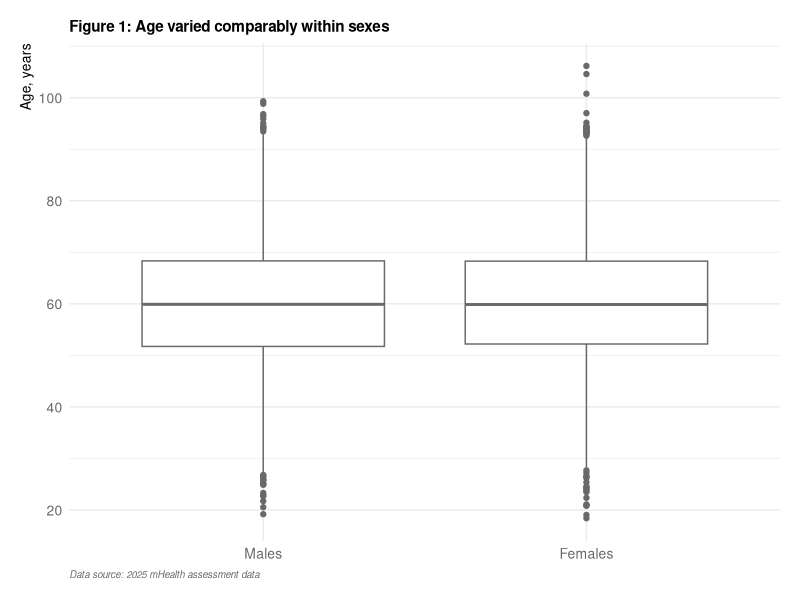
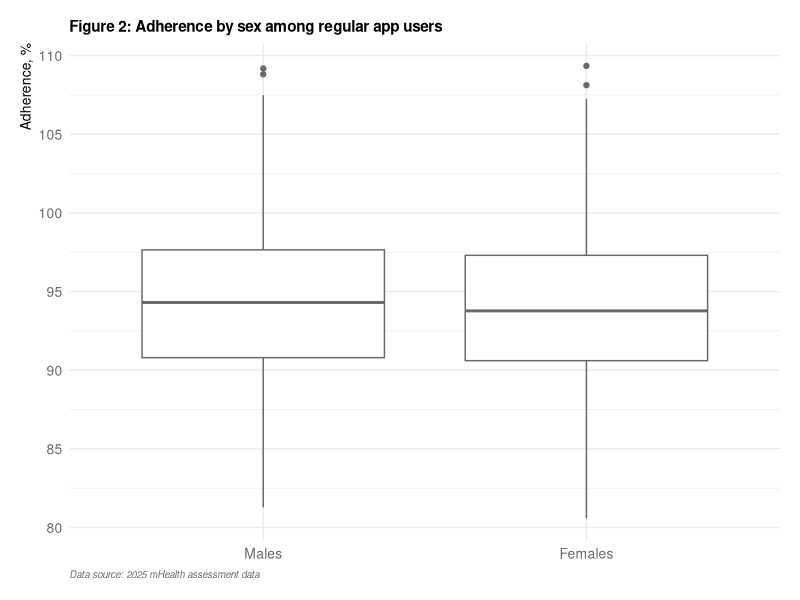
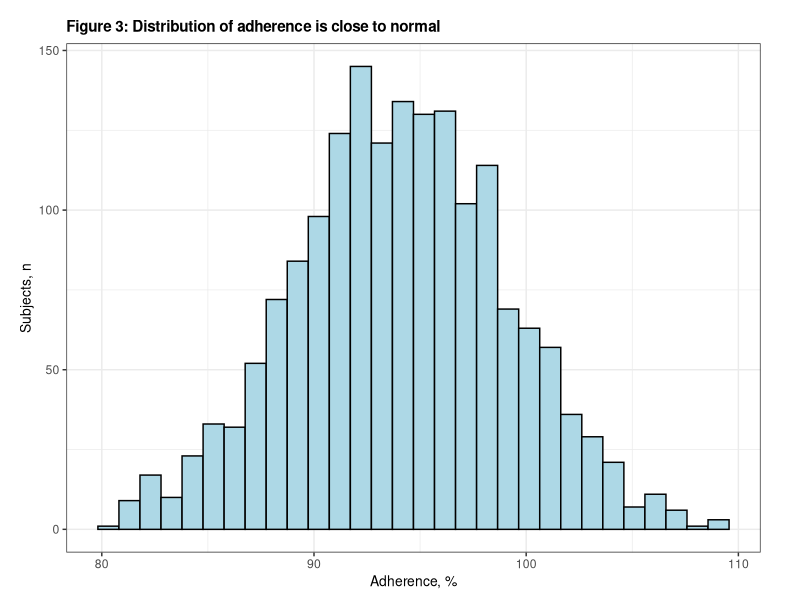
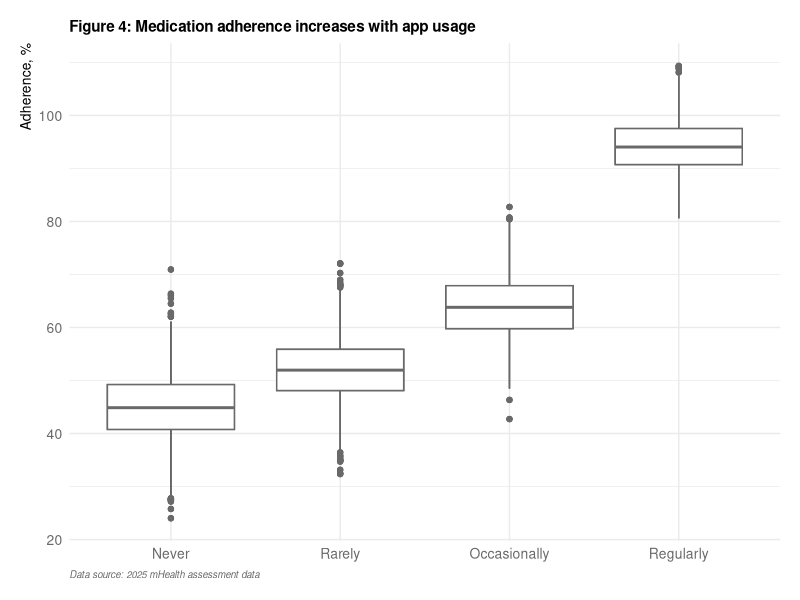
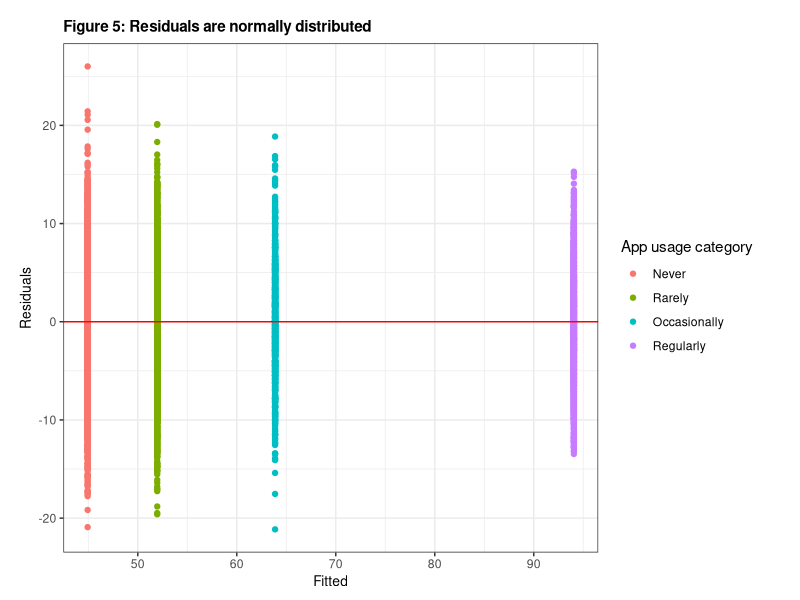
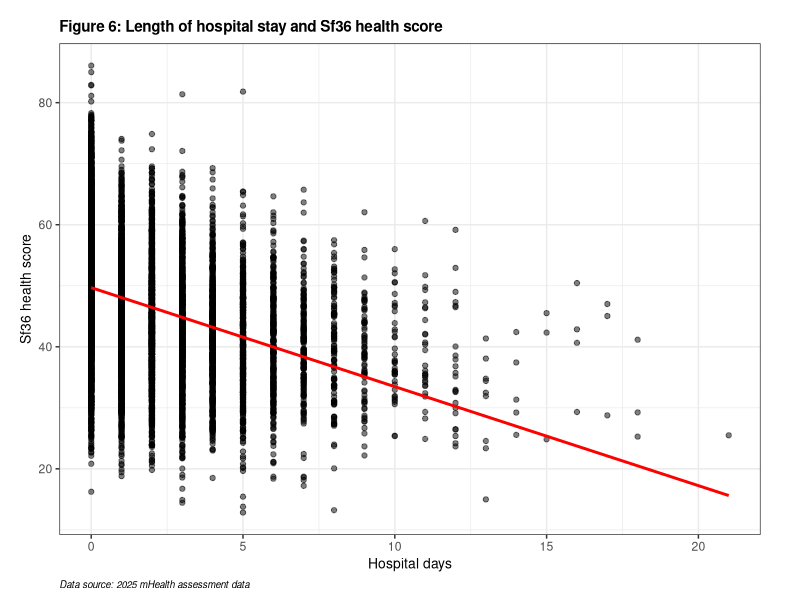
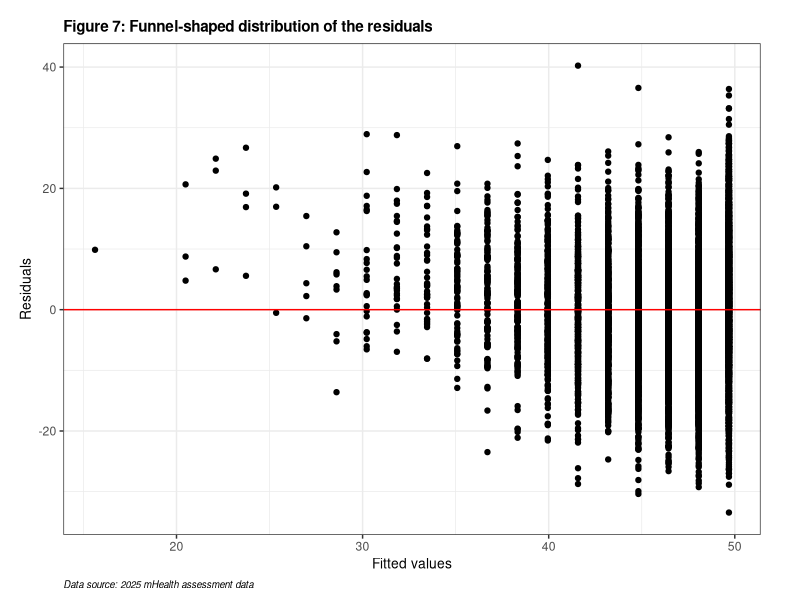
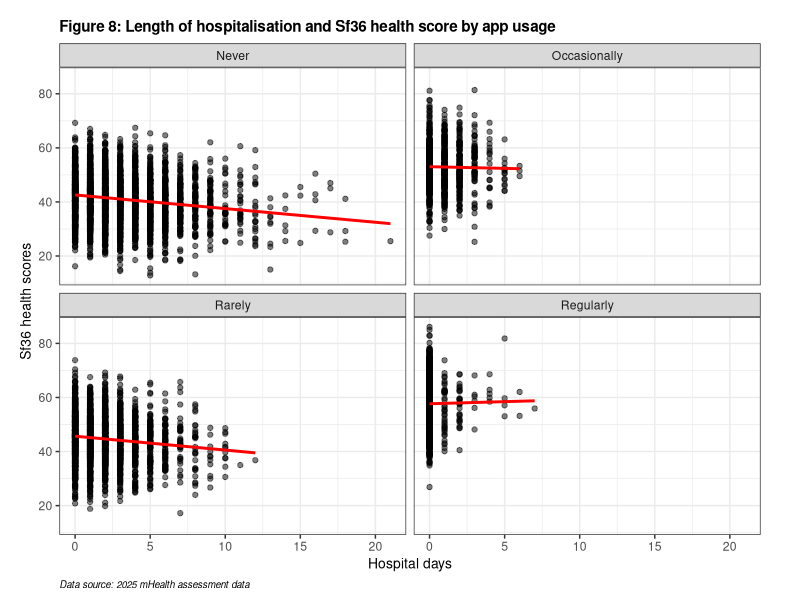

Here is the R script that generated these plots, in order:
## ---- chunk 1
knitr::opts_chunk$set(echo = FALSE, message = FALSE, warning = FALSE)
## ---- chunk 2

library(tidyverse)
library(here)
library(car)
library(kableExtra)
library(emmeans)

## ---- chunk 3

mhealth_data <- read.csv(here("data/mHealth_assessmentdata_2025.csv"))

## ---- chunk 4

# Overall age stats
age_stats <- mhealth_data %>% 
  summarise(Mean = round(mean(age, 1)), 
            SD = round(sd(age), 1), 
            range = round(range(age), 1))


# Age stats by sex 
age_stats_by_sex <- mhealth_data %>% 
  group_by(sex) %>% 
  summarise(Mean = round(mean(age), 1), 
            SD = round(sd(age), 1), 
            n = n())


# These variables are used later in the text
n_males <- age_stats_by_sex %>% 
  filter(sex == "M") %>% 
  pull(n)


n_females <- age_stats_by_sex %>% 
  filter(sex == "F") %>% 
  pull(n)


n_total <- n_males + n_females


# Preparing the graph
theme_color = "dimgray"
font_size = 10
caption <- "Data source: 2025 mHealth assessment data"


# Reusable custom settings for box-plots
boxplot_theme_settings <- theme_minimal() +
  theme(
    plot.title = element_text(face = "bold", 
                              size = 11),
    plot.subtitle = element_text(size = font_size),
    axis.title.y = element_text(hjust = 1, 
                                size = font_size),
    axis.title.x = element_blank(),
    axis.text = element_text(color = theme_color, 
                             size = font_size),
    plot.caption = element_text(face = "italic", 
                                color = theme_color, 
                                hjust = 0, 
                                size = 7),
    plot.margin = margin(0.5, 0.5, 0.5, 0.5, "cm"),
    panel.grid.y = element_blank()
    )


# Reusable custom settings for other plots
plot_theme_settings <- theme_bw() +
  theme(
    plot.title = element_text(face = "bold", 
                              size = 11),
    axis.title.y = element_text(size = font_size), 
    axis.title.x = element_text(size = font_size), 
    plot.margin = margin(0.5, 1, 0.25, 0.5, "cm"),
    plot.caption = element_text(face = "italic", 
                                hjust = 0, 
                                size = 7)
    )


p_age_variance <- mhealth_data %>% 
  ggplot(aes(x = factor(sex, level = c("M", "F")), 
             y = age)) +
  geom_boxplot(color = theme_color) + 
  scale_x_discrete(labels = c("Males", "Females")) +
  scale_y_continuous(breaks = seq(0, 100, 20)) +
  labs(title = "Figure 1: Age varied comparably within sexes",
       y = "Age, years", 
       caption = caption) + boxplot_theme_settings


## ---- chunk 5

# Preparing the summary table 

age <- age_stats_by_sex %>% 
  arrange(Mean) %>% 
  mutate(
    Age = paste(Mean, "\u00b1", SD)) %>% 
  select(sex, Age) %>% 
  pivot_wider(names_from = sex, 
              values_from = Age) %>% 
  bind_cols(" " = "Age (Mean \u00b1 SD)") %>% 
  select(" ", M, F)


condition <- mhealth_data %>% 
  group_by(sex, condition) %>% 
  summarise(n = n(), .groups = "drop") %>% 
  pivot_wider(names_from = sex, 
              values_from = n) %>% 
  mutate(across(where(is.integer), as.character)) %>% 
  rename(" " = condition)


demography <- bind_rows(age, 
                        c(" " = "Condition (n)", M = " ", F = " "), 
                        condition)


new_names <- c(" ", 
               paste0("Males (n = ", n_males, ")"), 
               paste0("Females (n = ", n_females, ")")
               )


colnames(demography) <- new_names


t_demography <- demography %>% 
  kable(caption = "Demographic characteristics of the study participants", 
        format = "latex", 
        booktabs = TRUE, 
        align = c("l", "c", "c")) %>% 
  kable_styling(latex_options = "hold_position") %>% 
  column_spec(1, width = "2.5in") %>% 
  column_spec(2, width = "1.75in") %>%
  column_spec(3, width = "1.75in") %>% 
  add_indent(c(3:5)) %>% 
  footnote("SD - standard deviation")

## ---- chunk 6

# Contingency table and chi-square test
contingency_table <- as.data.frame.matrix(
  table(
    mhealth_data$condition, 
    mhealth_data$mHealth_app_usage
    )
  )


t_contingency_table <- contingency_table %>%
  kable(
    caption = "Subjects by condition and mHealth app usage",
    format = "latex",
    booktabs = TRUE,
    align = c(rep("c", 4))
  ) %>%
  kable_styling(latex_options = "hold_position") %>%
  column_spec(1,   width = "2in") %>% 
  column_spec(2:5, width = "1in")


chisq <- chisq.test(contingency_table)


# Adherence data
adherence <- mhealth_data %>% 
  mutate(mHealth_app_usage = factor(mHealth_app_usage, levels = c(
    "Never", "Rarely", "Occasionally", "Regularly")),
    sex = factor(sex, levels = c("M", "F")))


# Adherence among regular users data
adherence_regular <- adherence %>% 
  filter(mHealth_app_usage == "Regularly")


adherence_stats <- adherence_regular %>%
  group_by(sex) %>% 
  summarise(
    mean    = round(mean(medication_adherence), 1), 
    sd      = round(sd(medication_adherence), 1),
    .groups = "drop"
    )


# Box-plot for testing homogeneity of variance
p_adherence_regular_boxplot <- adherence_regular %>% 
  ggplot(aes(x = sex, 
             y = medication_adherence)) +
  geom_boxplot(color = theme_color) + 
  scale_x_discrete(labels = c("Males", "Females")) +
  scale_y_continuous(breaks = seq(80, 110, 5)) +
  labs(title = "Figure 2: Adherence by sex among regular app users",
       y = "Adherence, %", 
       caption = caption) + 
  boxplot_theme_settings


# Histogram
p_adherence_regular_hist <- adherence_regular %>% 
  ggplot(aes(x = medication_adherence)) +
  geom_histogram(bins = 30, 
                 color = "black", 
                 fill = "lightblue") +          
  labs(title = "Figure 3: Distribution of adherence is close to normal", 
       x = "Adherence, %", 
       y = "Subjects, n") + 
  plot_theme_settings

## ---- chunk 7

# Adherence stats
t_adherence_all <- adherence %>%
  group_by(mHealth_app_usage) %>%
  summarise(Mean = round(mean(medication_adherence), 1),
            SD = round(sd(medication_adherence), 1)
            ) %>%
  rename("mHealth usage category" = mHealth_app_usage) %>%
  kable(
    caption = "Demographic characteristics of the study participants",
    format = "latex",
    booktabs = TRUE,
    align = c("l", "c", "c", "c")
  ) %>%
  kable_styling(latex_options = "hold_position") %>%
  column_spec(1, width = "2.8in") %>% 
  column_spec(2:3, width = "1.6in") %>%
  footnote("SD - standard deviation")


# Adherence by app usage boxplot
p_adherence_all_boxplot <- adherence %>%
  ggplot(aes(x = mHealth_app_usage, y = medication_adherence)) +
  
  geom_boxplot() + 
  geom_boxplot(color = theme_color) + 
  
  labs(title = "Figure 4: Medication adherence increases with app usage",
       y = "Adherence, %", caption = caption) + 
  boxplot_theme_settings

## ---- chunk 8
ANOVA1 <- aov(medication_adherence ~ mHealth_app_usage, data = mhealth_data)
## ---- chunk 9

model <- tibble(
  fitted = fitted(ANOVA1),
  residuals = resid(ANOVA1),
  category = adherence$mHealth_app_usage
)


p_res_normality <- ggplot(model, aes(fitted, residuals, colour = category)) +
  geom_point() + geom_hline(aes(yintercept = 0), color = "red") +
  labs(
    title = "Figure 5: Residuals are normally distributed",
    x = "Fitted",
    y = "Residuals",
    color = "App usage category"
  ) +
  plot_theme_settings

## ---- chunk 10

p_scatter <- mhealth_data %>% 
  ggplot(aes(x = hospital_days, y = sf36_score)) +
  geom_point(alpha = 0.5) + 
  geom_smooth(method = lm, color = "red", se = FALSE) +
  labs(x = "Hospital days", y = "Sf36 health score",
       title = "Figure 6: Length of hospital stay and Sf36 health score",
       caption = caption) + plot_theme_settings


# Linear regression model
lmodel <- lm(sf36_score ~ hospital_days, data = mhealth_data)

## ---- chunk 11

# Pearson
t_pearson <- mhealth_data %>%
  summarise(
    Pearsonr = cor.test(hospital_days, sf36_score, method="pearson")$estimate,
    tstat    = cor.test(hospital_days, sf36_score, method="pearson")$statistic,
    pval     = cor.test(hospital_days, sf36_score,method="pearson")$p.value) %>% 
  kable(
    caption  = "Pearson's correlation coefficient",
    format   = "latex",
    booktabs = TRUE, 
    align    = c("c", "c", "c")
    ) %>% 
  kable_styling(latex_options = "hold_position") %>% 
  column_spec(1:3, width = "2in")


# Variability of residuals
p_scatter_res_var <- ggplot(lmodel, aes(x = .fitted, y = .resid)) +
  geom_point() + geom_hline(aes(yintercept = 0), color = "red") +
  labs(
    title = "Figure 7: Funnel-shaped distribution of the residuals",
    y = 'Residuals',
    x = 'Fitted values',
    caption = caption
  ) +
  plot_theme_settings


# Normality of residuals
res <- resid(lmodel) # Used in Shapiro test

## ---- chunk 12

p_scatter_by_cat <- mhealth_data %>%
  ggplot(aes(x = hospital_days, y = sf36_score)) +
  geom_point(alpha = 0.5) +
  geom_smooth(method = lm,
              color = "red",
              se = FALSE) +
  labs(
    x = "Hospital days",
    y = "Sf36 health scores",
    title = "Figure 8: Length of hospitalisation and Sf36 health score by app usage",
    caption = caption
  ) +
  plot_theme_settings + facet_wrap(facets =  ~ mHealth_app_usage)

## ---- chunk 13
t_demography
## ---- chunk 14
p_age_variance
## ---- chunk 15
t_contingency_table
## ---- chunk 16
chisq.test(contingency_table)
## ---- chunk 17
p_adherence_regular_boxplot
## ---- chunk 18
leveneTest(medication_adherence ~ sex, data = adherence_regular)
## ---- chunk 19
t.test(medication_adherence ~ sex, data = adherence_regular)
## ---- chunk 20
p_adherence_regular_hist
## ---- chunk 21
shapiro.test(adherence_regular$medication_adherence)
## ---- chunk 22
t_adherence_all
## ---- chunk 23
p_adherence_all_boxplot
## ---- chunk 24
summary(ANOVA1)
## ---- chunk 25
anova1_emmeans <- emmeans(ANOVA1, "mHealth_app_usage")
anova_pairs <- pairs(anova1_emmeans)
confint(anova1_emmeans)
anova_pairs
## ---- chunk 26
p_res_normality
## ---- chunk 27
leveneTest(medication_adherence ~ mHealth_app_usage, data = mhealth_data)
## ---- chunk 28

confint(lmodel)
summary(lmodel)

## ---- chunk 29
p_scatter

## ---- chunk 30
p_scatter_res_var

## ---- chunk 31
#shapiro.test(res[1:5000])
## ---- chunk 32
p_scatter_by_cat
